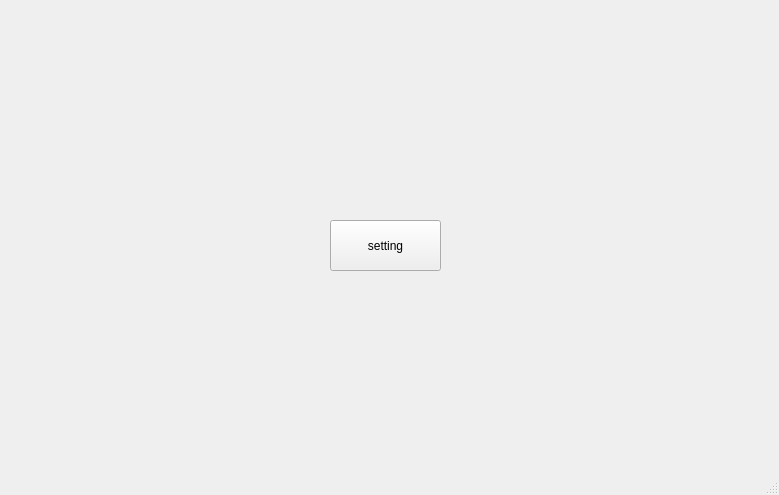
<?xml version="1.0" encoding="UTF-8"?>
<ui version="4.0">
 <class>MainWindow</class>
 <widget class="QMainWindow" name="MainWindow">
  <property name="geometry">
   <rect>
    <x>0</x>
    <y>0</y>
    <width>779</width>
    <height>495</height>
   </rect>
  </property>
  <property name="windowTitle">
   <string>Entering code test</string>
  </property>
  <widget class="QWidget" name="centralwidget">
   <widget class="QPushButton" name="pushButton_EnterCode">
    <property name="geometry">
     <rect>
      <x>330</x>
      <y>220</y>
      <width>111</width>
      <height>51</height>
     </rect>
    </property>
    <property name="text">
     <string>setting</string>
    </property>
   </widget>
  </widget>
  <widget class="QStatusBar" name="statusbar"/>
 </widget>
 <resources/>
 <connections/>
</ui>
